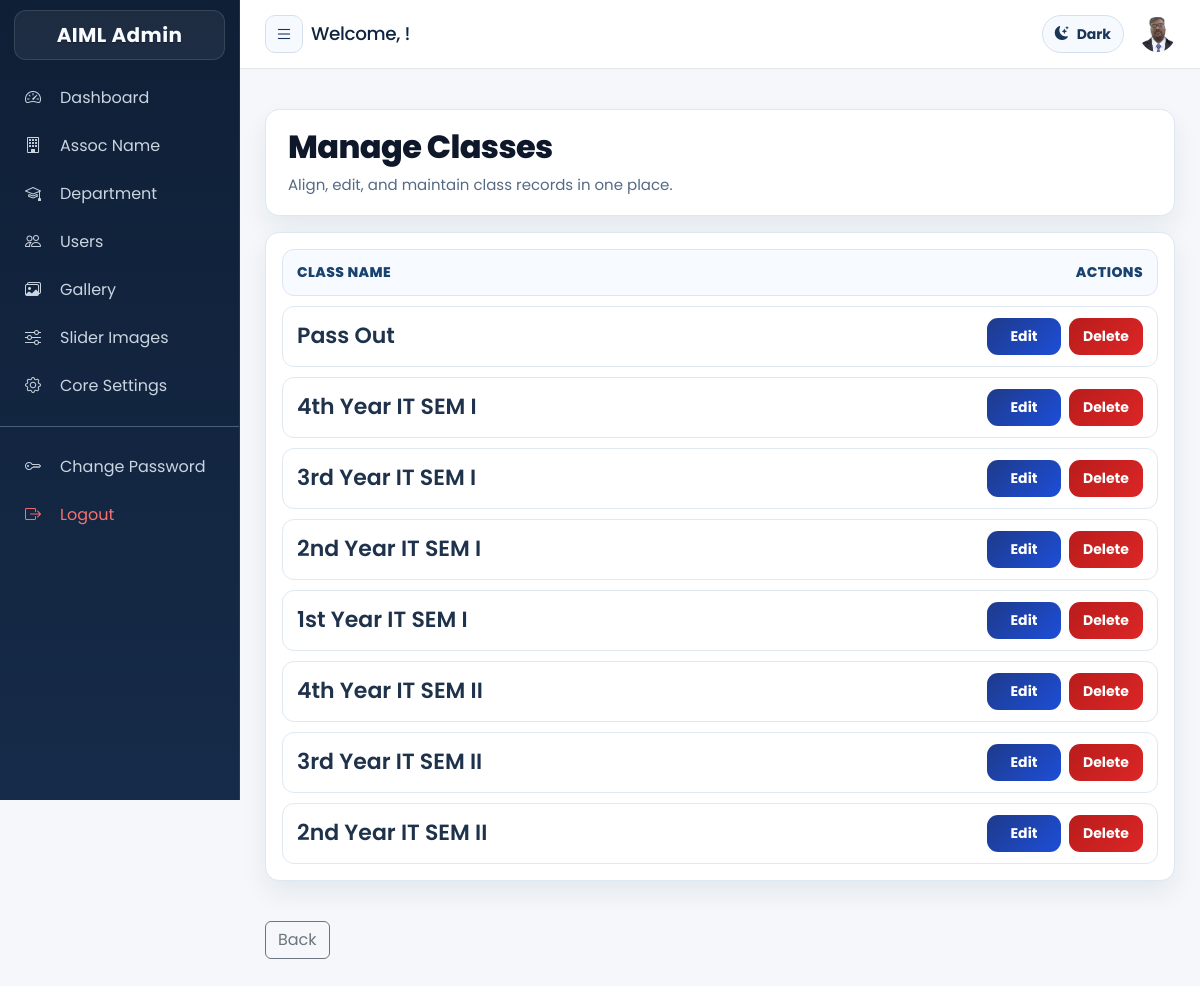
The page /admin/Class/classes.php (signed in) on the database its author committed.
### tables this page shows
CREATE TABLE IF NOT EXISTS `class` (
  `id` int(11) NOT NULL AUTO_INCREMENT,
  `class_code` varchar(500) NOT NULL,
  `class_name` varchar(500) NOT NULL,
  PRIMARY KEY (`id`)
);

### libraries/mysql.class.php (called while the page is built, shortened)
<?php
class DataBasePDO
{
	private static $hostname	=  DB_SERVER;
	private static $username	=  DB_USER;
	private static $password	=  DB_PASS;
	private static $dbname		=  DB_DATABASE;
	private static $instance 	= FALSE;
	private $db;
	public $fetch_mode 			= PDO::FETCH_ASSOC;
	private $last_statement		= NULL;
	public function __construct($connect = true, $dataBase = null, $server = null,$userName = null, $passWord = null){
			return self::$instance;
	}
	public function connectToDB(){
			$dns='mysql:host='.self::$hostname.';dbname='.self::$dbname;
	    	self::$instance = new PDO($dns, self::$username, self::$password);
	    	self::$instance->setAttribute(PDO::ATTR_ERRMODE, PDO::ERRMODE_EXCEPTION);
	    	self::$instance->setAttribute(PDO::ATTR_DEFAULT_FETCH_MODE, PDO::FETCH_ASSOC);
	    	$this->db = self::$instance;
	}
	public function getOnePrepared($sqlQuery = NULL, $params = array()){
			if (!$this->internalPreparedQuery($sqlQuery, $params)){
				return false;
			}
			$result = $this->last_statement->fetch();
			return $result;
	}
	public function getAllResults($sqlQuery = NULL){
			if (!$this->internalQuery($sqlQuery)){
				return array();
			}
			$result = $this->last_statement->fetchAll();
			return $result;
	}
	public function internalQuery($sqlQuery = NULL){
			try {
				$stmt = $this->db->query($sqlQuery);
				$stmt->setFetchMode($this->fetch_mode);
				$this->last_statement = $stmt;
				return TRUE;
			}
			catch (PDOException $e){
				$this->logDatabaseError($e);
				return false;
			}
	}
	public function internalPreparedQuery($sqlQuery = NULL, $params = array()){
			try {
				$stmt = $this->db->prepare($sqlQuery);
				$stmt->execute($params);
				$stmt->setFetchMode($this->fetch_mode);
				$this->last_statement = $stmt;
				return TRUE;
			}
			catch (PDOException $e){
				$this->logDatabaseError($e);
				return false;
			}
	}
}
?>

### libraries/functions.class.php (called while the page is built, shortened)
<?php
	include_once("mysql.class.php");
	class DataFunctions {
		public $dbObj;
		public function __construct(){
			$this->dbObj = new DataBasePDO();
			$this->ensureModernAuthSchema();
	}
	private function assertSafeIdentifier($identifier){
		$identifier = trim((string)$identifier);
		return $identifier;
	}
	private function ensureModernAuthSchema(){
		$this->ensureColumnDefinition(TB_USERS, 'password', "varchar(255) NOT NULL COMMENT 'user password is stored'");
		$this->ensureColumnDefinition(ADMIN_TABLE, 'password', "varchar(255) NOT NULL COMMENT 'customer password is stored'");
		$this->ensureColumnDefinition(TB_USERS, 'address', "varchar(255) NOT NULL COMMENT 'user address is stored'");
		$this->ensureColumnDefinition(ADMIN_TABLE, 'address', "varchar(255) NOT NULL COMMENT 'customer address is stored'");
	}
	private function ensureColumnDefinition($table, $columnName, $definition){
		$table = $this->assertSafeIdentifier($table);
		$columnName = $this->assertSafeIdentifier($columnName);
		$definition = trim((string)$definition);
		$checkSql = "SELECT COLUMN_TYPE, IS_NULLABLE, COLUMN_DEFAULT
					 FROM information_schema.COLUMNS
					 WHERE TABLE_SCHEMA = DATABASE()
					   AND TABLE_NAME = :table_name
					   AND COLUMN_NAME = :column_name
					 LIMIT 1";
		$result = $this->dbObj->getOnePrepared($checkSql, array(
			':table_name' => $table,
			':column_name' => $columnName
		));
		$currentType = strtolower((string)($result['COLUMN_TYPE'] ?? ''));
		if ($columnName === 'password' && strpos($currentType, 'varchar(255)') !== false) {
			return;
		}
		if ($columnName === 'address' && preg_match('/varchar\((\d+)\)/', $currentType, $matches) && (int)$matches[1] >= 255) {
			return;
		}
		$alterSql = "ALTER TABLE `".$table."` MODIFY `".$columnName."` ".$definition;
		$this->dbObj->executeQuery($alterSql);
	}
	 public function getClasses($table){
			$sql		= 'SELECT
								id, class_code, class_name
						   FROM
						   		'.$table.'
						   WHERE
						   		1';
			$result		= $this->dbObj->getAllResults($sql);
			return $result;
	 }
}

### admin/Class/classes.php (the view, shortened to what this page needs)
<?php require_once(__DIR__ . '/../../config.php');
require_once(LIB_PATH . '/functions.class.php');
$fcObj = new DataFunctions();
$tbClass = TB_CLASS;
$classes = $fcObj->getClasses($tbClass);
$classesCnt = sizeof($classes);
include_once('../layout/main_header.php');
?>
<div id="page">
    <div id="content">
        <div class="post">
        </div>
        <div id='content_right' class='content_right'>
            <div class="class-list-hero">
                <h3 class="class-list-title">Manage Classes</h3>
                <p class="class-list-subtitle">Align, edit, and maintain class records in one place.</p>
            </div>
            <div class="class-list-card">
                <div class="class-list-head">
                    <div>Class Name</div>
                    <div style="text-align:right;">Actions</div>
                </div>
                <?php if ($classesCnt > 0) { ?>
                    <?php for ($j = 0; $j < $classesCnt; $j++) { ?>
                    <div class="class-list-row">
                        <div class="class-name">
                            <?php echo htmlspecialchars((string)$classes[$j]['class_name'], ENT_QUOTES, 'UTF-8'); ?>
                        </div>
                        <div class="class-actions">
                            <a class="class-btn class-btn-edit" href="edit_class.php?class=<?php echo (int)$classes[$j]['id']; ?>">
                                Edit
                            </a>
                            <a class="class-btn class-btn-delete" href="delete_class.php?class=<?php echo (int)$classes[$j]['id']; ?>" onclick="return confirm('Do You Want To Continue To Delete');">
                                Delete
                            </a>
                        </div>
                    </div>
                    <?php } ?>
                <?php } else { ?>
                    <div class="class-empty">No classes found.</div>
                <?php } ?>
            </div>
        </div>
        <br class="clearfix" />
    </div>
                    <div class="mt-3">
                    <a href="../settings/department_option.php?option=classes" class="btn btn-outline-secondary">Back</a>
                </div><?php include_once('../layout/sidebar.php'); ?>
    <br class="clearfix" />
</div>
</div>
<?php include_once('../layout/footer.php'); ?>

### public/assets/css/site-refresh.css (style rules this page uses)
:root { --refresh-bg: #f3f7fb; --refresh-surface: #ffffff; --refresh-text: #14243b; --refresh-muted: #5b6f86; --refresh-primary: #0b63ce; --refresh-primary-2: #174ea6; --refresh-border: #d9e4ef; --refresh-shadow: 0 12px 28px rgba(15, 30, 52, 0.08); }
* { box-sizing: border-box; }
body { background: radial-gradient(circle at 10% -5%, rgba(11, 99, 206, 0.08), transparent 34%), radial-gradient(circle at 90% 0%, rgba(52, 168, 83, 0.07), transparent 28%), var(--refresh-bg); color: var(--refresh-text); }
h1, h2, h3, h4, h5, h6 { color: #10243f; letter-spacing: -0.02em; }
.container .card, #content, #index_cont, #content_garrely, .comteeMem, .eventDetails, .materialDet { background: var(--refresh-surface); border: 1px solid var(--refresh-border); border-radius: 14px; box-shadow: var(--refresh-shadow); }

### public/assets/css/admin-refresh.css (style rules this page uses)
body { font-family: "Poppins", "Segoe UI", Arial, sans-serif; background: radial-gradient(circle at 0% 0%, rgba(20, 86, 177, 0.08), transparent 28%), radial-gradient(circle at 100% 0%, rgba(8, 145, 178, 0.07), transparent 24%), #f4f7fb; color: #1b2f49; }
#page { max-width: 1240px; margin: 0 auto; }
#content { border: 0; background: transparent; box-shadow: none; }
#content_right > div, #content_right .comteeMem, #content_right .eventDetails, #content_right #eventDetails { background: #fff; border: 1px solid #dce8f4; border-radius: 14px; box-shadow: 0 12px 26px rgba(12, 36, 65, 0.07); }

### admin/layout/main_header.php (style rules this page uses)
body { overflow-x: hidden; background: #f5f7fa; }

### admin/layout/core_forms_style.php (style rules this page uses)
#page { max-width: 1120px; margin: 0 auto; }
#content { display: grid; grid-template-columns: 240px minmax(320px, 680px); gap: 28px; align-items: start; }
#content .post { grid-column: 1 / -1; margin-bottom: 2px; }

### admin/Class/classes.php (style rules this page uses)
#content { grid-template-columns: 1fr; gap: 0; }
#page { max-width: none; }
.class-list-hero { border: 1px solid #cfdced; border-radius: 18px; padding: 18px 22px; background: linear-gradient(140deg, rgba(37, 99, 235, 0.06), rgba(15, 118, 110, 0.04)), #f8fbff; box-shadow: 0 14px 30px rgba(15, 23, 42, 0.08); margin-bottom: 16px; }
.class-list-title { margin: 0; font-size: 32px; font-weight: 800; letter-spacing: -0.6px; color: #0f172a; }
.class-list-subtitle { margin: 8px 0 0; font-size: 15px; color: #556a84; }
.class-list-card { background: #ffffff; border: 1px solid #d7dde6; border-radius: 16px; box-shadow: 0 10px 22px rgba(15, 23, 42, 0.06); padding: 16px; }
.class-list-head, .class-list-row { display: grid; grid-template-columns: minmax(220px, 1fr) 210px; align-items: center; gap: 12px; }
.class-list-head { border: 1px solid #dbe6f3; border-radius: 12px; background: #f7faff; padding: 12px 14px; font-size: 14px; font-weight: 800; color: #19436f; text-transform: uppercase; letter-spacing: 0.4px; margin-bottom: 10px; }
.class-list-row { border: 1px solid #e0e8f2; border-radius: 12px; padding: 11px 14px; background: #ffffff; margin-bottom: 10px; }
.class-list-row:last-child { margin-bottom: 0; }
.class-name { font-size: 22px; font-weight: 600; color: #1f324b; line-height: 1.4; overflow-wrap: anywhere; }
.class-actions { display: flex; justify-content: flex-end; gap: 8px; flex-wrap: wrap; }
.class-btn { border: 0; border-radius: 11px; padding: 8px 14px; font-size: 14px; font-weight: 700; color: #fff; text-decoration: none; display: inline-flex; align-items: center; justify-content: center; min-width: 74px; }
.class-btn-edit { background: linear-gradient(135deg, #1e3a8a, #1d4ed8); }
.class-btn-delete { background: linear-gradient(135deg, #b91c1c, #dc2626); }

### rows shown on the page
class: class_name "Pass Out"
class: class_name "4th Year IT SEM I"
class: class_name "3rd Year IT SEM I"
class: class_name "2nd Year IT SEM I"
class: class_name "1st Year IT SEM I"
class: class_name "4th Year IT SEM II"
class: class_name "3rd Year IT SEM II"
class: class_name "2nd Year IT SEM II"
